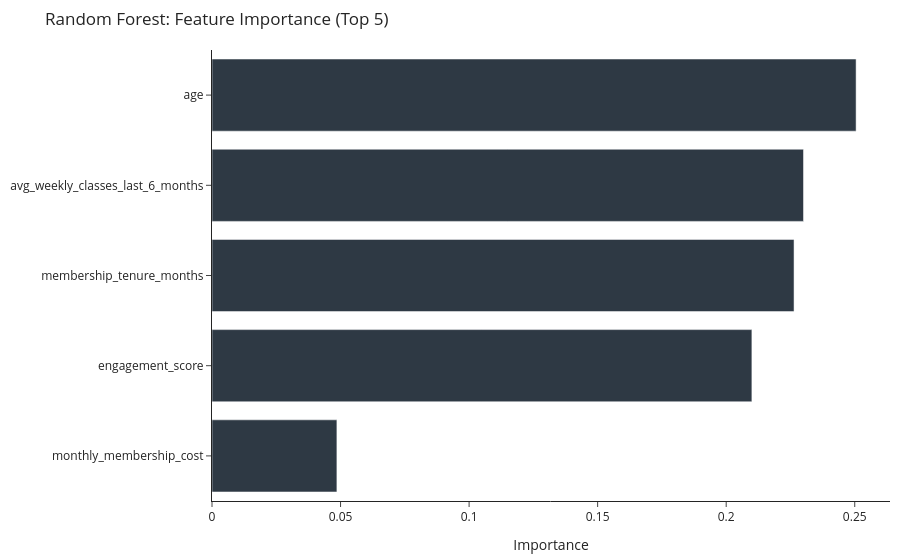

Write notebook code for a chart like this one.
### Code cell
# rf_importances: DataFrame with columns ["Feature", "Importance"]
top5 = (
    rf_importances
    .sort_values('Importance', ascending = False)
    .head(5)
    .sort_values('Importance')
)

fig = px.bar(
    top5,
    x = 'Importance',
    y = 'Feature',
    orientation = 'h',
    title = 'Random Forest: Feature Importance (Top 5)',
    color_discrete_sequence = ['#2E3944'],
)

# preserve the sorted order
fig.update_layout(
    template = 'simple_white',
    yaxis_title = None,
    xaxis_title = 'Importance',
    margin = dict(l = 10, r = 10, t = 50, b = 10),
    height = 420,
)
fig.update_yaxes(categoryorder = 'array', categoryarray = top5['Feature'].tolist())
fig.update_traces(hovertemplate = "<b>%{y}</b><br>Importance=%{x:.4f}<extra></extra>")

fig.show()

### Figure 1 — Plotly figure (JSON) as saved in the notebook; plotly's stock layout.template omitted (floating-point values rounded to 4 significant figures)
{"data": [{"hovertemplate": "<b>%{y}</b><br>Importance=%{x:.4f}<extra></extra>", "legendgroup": "", "marker": {"color": "#2E3944", "pattern": {"shape": ""}}, "name": "", "orientation": "h", "showlegend": false, "textposition": "auto", "type": "bar", "x": [0.04858, 0.21, 0.2264, 0.2301, 0.2505], "xaxis": "x", "y": ["monthly_membership_cost", "engagement_score", "membership_tenure_months", "avg_weekly_classes_last_6_months", "age"], "yaxis": "y"}], "layout": {"autosize": true, "barmode": "relative", "legend": {"tracegroupgap": 0}, "margin": {"b": 10, "l": 10, "r": 10, "t": 50}, "title": {"text": "Random Forest: Feature Importance (Top 5)"}, "xaxis": {"anchor": "y", "autorange": true, "domain": [0, 1], "range": [0, 0.2637], "title": {"text": "Importance"}, "type": "linear"}, "yaxis": {"anchor": "x", "autorange": true, "categoryarray": ["monthly_membership_cost", "engagement_score", "membership_tenure_months", "avg_weekly_classes_last_6_months", "age"], "categoryorder": "array", "domain": [0, 1], "range": [-0.5, 4.5], "title": {}, "type": "category"}}}
